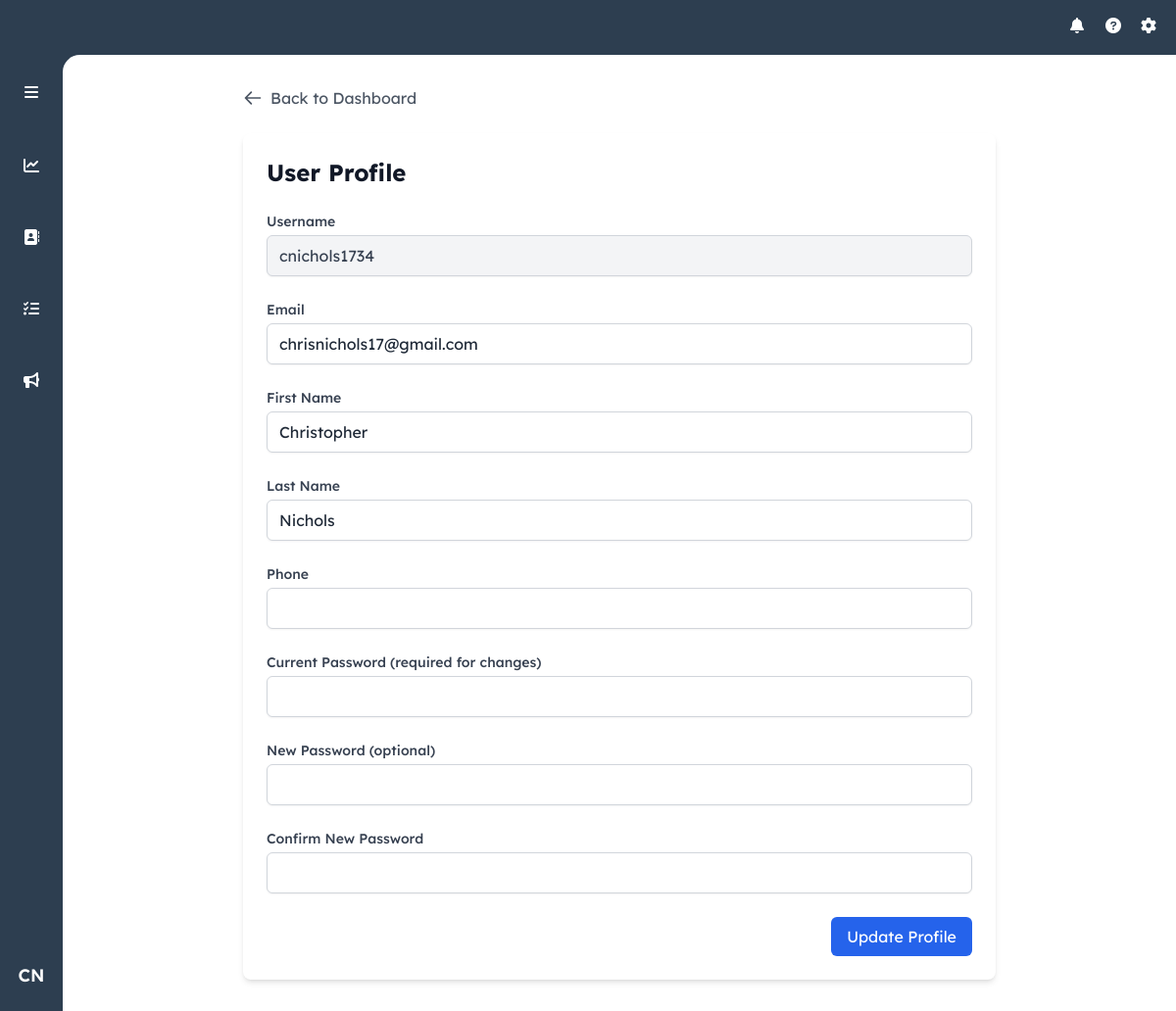
The app's page /profile (signed in) with its own data.
### models.py (models this page shows, shortened)
class User(UserMixin, db.Model):
    id = db.Column(db.Integer, primary_key=True)
    username = db.Column(db.String(80), unique=True, nullable=False)
    email = db.Column(db.String(120), unique=True, nullable=False)
    password_hash = db.Column(db.String(128))
    first_name = db.Column(db.String(80), nullable=False)
    last_name = db.Column(db.String(80), nullable=False)
    role = db.Column(db.String(20), nullable=False, default='agent')
    created_at = db.Column(db.DateTime, nullable=False, default=datetime.utcnow)
    last_login = db.Column(db.DateTime)

### routes/auth.py (the view)
@auth_bp.route('/profile')
@login_required
def view_user_profile():
    return render_template('user_profile.html', user=current_user)

### app.py (called while the page is built)
def create_app():
    app = Flask(__name__)
    app.config.from_object('config.Config')
    db.init_app(app)
    login_manager = LoginManager()
    login_manager.init_app(app)
    login_manager.login_view = 'auth.login'
    app.jinja_env.filters['abs'] = abs
    mail = Mail()
    mail.init_app(app)
    @login_manager.user_loader
    def load_user(user_id):
        return User.query.get(int(user_id))
    register_blueprints(app)
    return app

### routes/auth.py (called while the page is built)
@auth_bp.before_request
def update_last_login():
    if current_user.is_authenticated:
        current_user.last_login = datetime.utcnow()
        try:
            db.session.commit()
        except:
            db.session.rollback()

### templates/user_profile.html (shortened to what this page needs)
{% extends "base.html" %}
{% block content %}
<div class="container mx-auto px-4 py-8">
    <div class="max-w-3xl mx-auto">
        <a href="{% if is_admin_edit %}{{ url_for('auth.manage_users') }}{% else %}{{ url_for('main.index') }}{% endif %}" class="flex items-center text-gray-600 hover:text-gray-800">
            <svg class="w-5 h-5 mr-2" fill="none" stroke="currentColor" viewBox="0 0 24 24">
                <path stroke-linecap="round" stroke-linejoin="round" stroke-width="2" d="M10 19l-7-7m0 0l7-7m-7 7h18"/>
            </svg>
            {% if is_admin_edit %}Back to User Management{% else %}Back to Dashboard{% endif %}
        </a>
        <div class="bg-white rounded-lg shadow-md mt-6 p-6">
            <h1 class="text-2xl font-bold text-gray-900 mb-6">{% if is_admin_edit %}Edit User{% else %}User Profile{% endif %}</h1>
            <form method="POST" action="{% if is_admin_edit %}{{ url_for('auth.edit_user', user_id=user.id) }}{% else %}{{ url_for('auth.update_profile') }}{% endif %}" class="space-y-6">
                <div>
                    <label for="username" class="block text-sm font-medium text-gray-700">Username</label>
                    <input type="text" name="username" id="username" value="{{ user.username }}" readonly
                           class="mt-1 block w-full px-3 py-2 bg-gray-100 border border-gray-300 rounded-md shadow-sm text-gray-700">
                </div>
                <div>
                    <label for="email" class="block text-sm font-medium text-gray-700">Email</label>
                    <input type="email" name="email" id="email" value="{{ user.email }}"
                           class="mt-1 block w-full px-3 py-2 border border-gray-300 rounded-md shadow-sm focus:ring-blue-500 focus:border-blue-500">
                </div>
                <div>
                    <label for="first_name" class="block text-sm font-medium text-gray-700">First Name</label>
                    <input type="text" name="first_name" id="first_name" value="{{ user.first_name }}"
                           class="mt-1 block w-full px-3 py-2 border border-gray-300 rounded-md shadow-sm focus:ring-blue-500 focus:border-blue-500">
                </div>
                <div>
                    <label for="last_name" class="block text-sm font-medium text-gray-700">Last Name</label>
                    <input type="text" name="last_name" id="last_name" value="{{ user.last_name }}"
                           class="mt-1 block w-full px-3 py-2 border border-gray-300 rounded-md shadow-sm focus:ring-blue-500 focus:border-blue-500">
                </div>
                {% if not is_admin_edit %}
                <div>
                    <label for="phone" class="block text-sm font-medium text-gray-700">Phone</label>
                    <input type="tel" name="phone" id="phone" value="{{ user.phone }}"
                           class="mt-1 block w-full px-3 py-2 border border-gray-300 rounded-md shadow-sm focus:ring-blue-500 focus:border-blue-500">
                </div>
                <div>
                    <label for="current_password" class="block text-sm font-medium text-gray-700">Current Password (required for changes)</label>
                    <input type="password" name="current_password" id="current_password"
                           class="mt-1 block w-full px-3 py-2 border border-gray-300 rounded-md shadow-sm focus:ring-blue-500 focus:border-blue-500">
                </div>
                {% endif %}
                <div>
                    <label for="new_password" class="block text-sm font-medium text-gray-700">
                        {% if is_admin_edit %}Set New Password{% else %}New Password (optional){% endif %}
                    </label>
                    <input type="password" name="new_password" id="new_password"
                           class="mt-1 block w-full px-3 py-2 border border-gray-300 rounded-md shadow-sm focus:ring-blue-500 focus:border-blue-500">
                </div>
                {% if not is_admin_edit %}
                <div>
                    <label for="confirm_password" class="block text-sm font-medium text-gray-700">Confirm New Password</label>
                    <input type="password" name="confirm_password" id="confirm_password"
                           class="mt-1 block w-full px-3 py-2 border border-gray-300 rounded-md shadow-sm focus:ring-blue-500 focus:border-blue-500">
                </div>
                {% endif %}
                <div class="flex justify-end">
                    <button type="submit"
                            class="bg-blue-600 text-white px-4 py-2 rounded-md hover:bg-blue-700 focus:outline-none focus:ring-2 focus:ring-blue-500 focus:ring-offset-2">
                        {% if is_admin_edit %}Save Changes{% else %}Update Profile{% endif %}
                    </button>
                </div>
            </form>
        </div>
    </div>
</div>
{% endblock %}

### templates/base.html (shortened to what this page needs)
<!DOCTYPE html>
<html lang="en" data-theme="light">
<head>
    <script src="https://cdn.tailwindcss.com"></script>
    <link href="https://cdn.jsdelivr.net/npm/daisyui@4.7.2/dist/full.min.css" rel="stylesheet" type="text/css" />
    <link rel="stylesheet" href="https://cdnjs.cloudflare.com/ajax/libs/font-awesome/6.0.0/css/all.min.css">
</head>
<body class="h-screen flex flex-col bg-[#2d3e50]">
<header class="text-white h-14 items-center justify-end hidden md:flex">
    <div class="flex items-center space-x-4 pr-4 relative">
        {% if current_user.is_authenticated %}
            <i class="fas fa-bell h-5 w-5"></i>
            <i class="fas fa-question-circle h-5 w-5"></i>
            <i class="fas fa-cog h-5 w-5"></i>
        {% else %}
            <a href="{{ url_for('auth.login') }}" class="text-white hover:text-gray-200">
                <i class="fas fa-sign-in-alt h-5 w-5"></i>
            </a>
        {% endif %}
    </div>
</header>
<div class="flex flex-1 overflow-hidden relative">
    <aside id="sidebar" class="w-16 transition-all duration-300 ease-in-out flex-col items-center py-4 z-10 hidden md:flex">
        <div class="w-full flex justify-center mb-8">
            <button id="sidebarToggle" class="p-2.5 rounded-lg hover:bg-[#3d4d63] text-white">
                <i class="fas fa-bars"></i>
            </button>
        </div>
        <div class="relative group mb-8 w-full px-3">
            <a href="{{ url_for('main.dashboard') }}" class="sidebar-link flex items-center p-2.5 rounded-lg hover:bg-[#3d4d63] {% if request.endpoint == 'main.dashboard' %}text-orange-500{% else %}text-white{% endif %}">
                <div class="w-full flex items-center">
                    <div class="flex justify-center w-[24px]">
                        <i class="fas fa-chart-line"></i>
                    </div>
                </div>
            </a>
        </div>
        <div class="relative group mb-8 w-full px-3">
            <a href="{{ url_for('main.index') }}" class="sidebar-link flex items-center p-2.5 rounded-lg hover:bg-[#3d4d63] {% if request.endpoint == 'main.index' %}text-orange-500{% else %}text-white{% endif %}">
                <div class="w-full flex items-center">
                    <div class="flex justify-center w-[24px]">
                        <i class="fas fa-address-book"></i>
                    </div>
                </div>
            </a>
        </div>
        <div class="relative group mb-8 w-full px-3">
            <a href="{{ url_for('tasks.tasks') }}" class="sidebar-link flex items-center p-2.5 rounded-lg hover:bg-[#3d4d63] {% if request.endpoint == 'tasks.tasks' %}text-orange-500{% else %}text-white{% endif %}">
                <div class="w-full flex items-center">
                    <div class="flex justify-center w-[24px]">
                        <i class="fas fa-tasks"></i>
                    </div>
                </div>
            </a>
        </div>
        <div class="relative group mb-8 w-full px-3">
            <a href="{{ url_for('main.marketing') }}" class="sidebar-link flex items-center p-2.5 rounded-lg hover:bg-[#3d4d63] {% if request.endpoint == 'main.marketing' %}text-orange-500{% else %}text-white{% endif %}">
                <div class="w-full flex items-center">
                    <div class="flex justify-center w-[24px]">
                        <i class="fas fa-bullhorn"></i>
                    </div>
                </div>
            </a>
        </div>
        {% if current_user.is_authenticated %}
            <div class="relative group w-full flex justify-center">
                <button
                    id="userIcon"
                    class="w-10 h-10 rounded-full hover:bg-[#3d4d63] text-white flex items-center justify-center text-lg font-semibold transition-colors duration-200"
                >
                    {{ current_user.first_name[0] }}{{ current_user.last_name[0] }}
                </button>
            </div>
        {% endif %}
    </aside>
    <main class="flex-1 overflow-auto bg-white md:absolute inset-0 md:ml-16 md:rounded-tl-[1.1rem] pb-14 md:pb-0 transition-all duration-300" id="mainContent">
        <div class="content-wrapper">
            {% block content %}{% endblock %}
        </div>
    </main>
</div>
</body>
</html>

### templates/base.html (style rules this page uses)
body { font-family: "Lexend Deca", Helvetica, Arial, sans-serif; }
:root { --sidebar-width: 4rem; --sidebar-expanded-width: 11rem; }
#sidebar .sidebar-link { padding: 0.625rem 0.75rem; }

### records on screen
User: first_name "C", last_name "N", username "cnichols1734", email "chrisnichols17@gmail.com", first_name "Christopher", last_name "Nichols"
